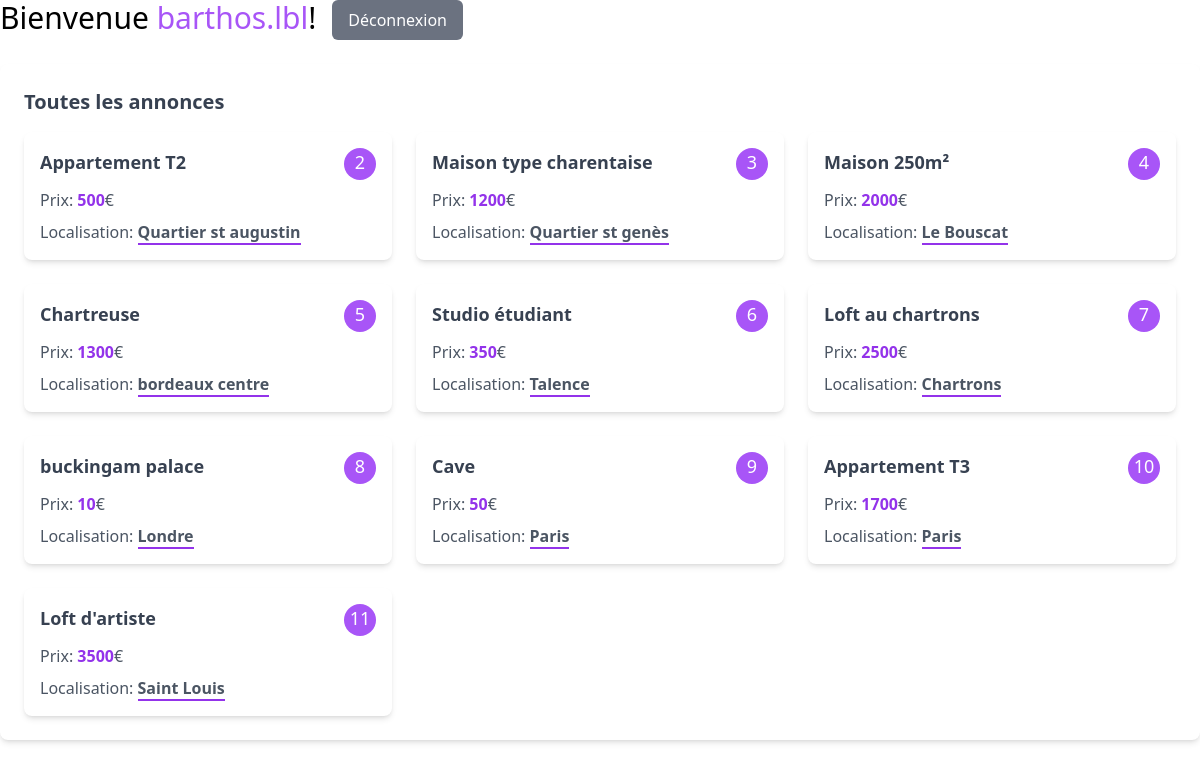
The page / (signed in) on the database its author committed.
### tables this page shows
CREATE TABLE `submissions` (
  `id` int(11) NOT NULL,
  `title` varchar(100) NOT NULL,
  `price` varchar(100) NOT NULL,
  `localisation` varchar(100) NOT NULL
);

### src/index.php (the view, shortened to what this page needs)
<?php
  require('./config.php');
  $query = "SELECT * FROM submissions";
  $submissions = mysqli_query($conn, $query);
?>
<!DOCTYPE html>
<html>
  <head>
  <link rel="stylesheet" href="/src/output.css" />
  </head>
  <body>
    <div class="sucess">
      <div class="flex flex-row align-bottom justify-start flex-wrap gap-4">
        <h1 class="text-3xl" >Bienvenue <span class="text-purple-500"><?php echo $_SESSION['username']; ?></span>!</h1>
        <a href="logout.php" class=" px-4 py-2 bg-gray-500 text-white rounded-md hover:bg-gray-700 transition">Déconnexion</a>
      </div>
      <div class="bg-white rounded-lg shadow-md p-6 mt-6">
        <h2 class="text-xl font-bold text-gray-700 mb-4">Toutes les annonces</h2>
        <div class="grid grid-cols-1 md:grid-cols-2 lg:grid-cols-3 gap-6">
          <?php while($row = mysqli_fetch_assoc($submissions)): ?>
            <div class="bg-white rounded-lg shadow-md p-4">
              <div class="flex flex-row justify-between align-center">
                <h3 class="text-lg font-bold text-gray-700"><?php echo htmlspecialchars($row['title']); ?></h3>
                <div class="circle rounded-full w-8 h-8 p-0 text-lg flex flex-row align-center justify-center bg-purple-500 text-white"><?php echo htmlspecialchars($row['id']); ?></div>
              </div>
              <p class="mt-2 text-gray-600">Prix: <span class="text-purple-600 font-bold"><?php echo htmlspecialchars($row['price']); ?></span>€</p>
              <p class="mt-2 text-gray-600">Localisation: <span class=" border-b border-b-2 border-purple-600 font-bold"><?php echo htmlspecialchars($row['localisation']); ?></p>
            </div>
          <?php endwhile; ?>
        </div>
      </div>
    </div>
  </body>
</html>

### rows shown on the page
submissions: title "Appartement T2", id "2", price "500", localisation "Quartier st augustin"
submissions: title "Maison type charentaise", id "3", price "1200", localisation "Quartier st genès"
submissions: title "Maison 250m²", id "4", price "2000", localisation "Le Bouscat"
submissions: title "Chartreuse", id "5", price "1300", localisation "bordeaux centre"
submissions: title "Studio étudiant", id "6", price "350", localisation "Talence"
submissions: title "Loft au chartrons", id "7", price "2500", localisation "Chartrons"
submissions: title "buckingam palace", id "8", price "10", localisation "Londre"
submissions: title "Cave", id "9", price "50", localisation "Paris"
submissions: title "Appartement T3", id "10", price "1700", localisation "Paris"
submissions: title "Loft d'artiste", id "11", price "3500", localisation "Saint Louis"
